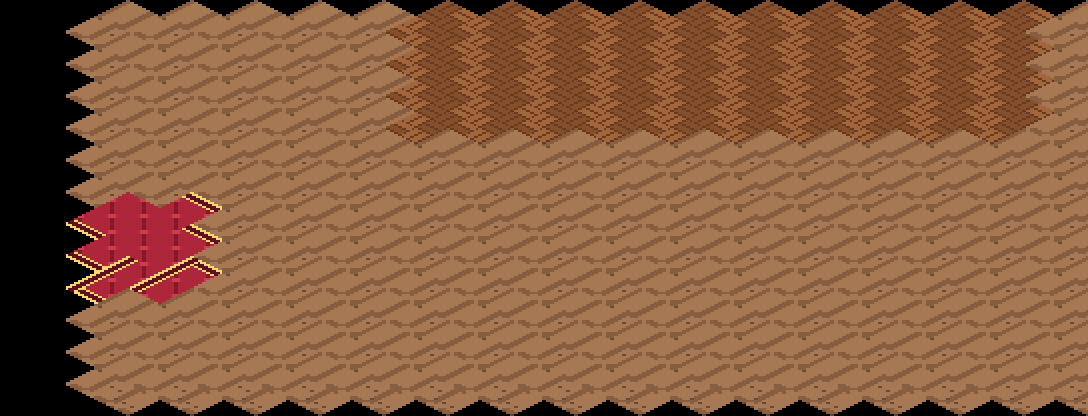

A level layout from a 2D game, rendered from its tile map. Below: a short description, then the map file with its tile-grid data intact:
An orthogonal 17x13 tile map with 64x32 px tiles, 1 tile layer (suelo).

<map version="1.10" orientation="orthogonal" renderorder="right-down" width="17" height="13" tilewidth="64" tileheight="32" infinite="0" nextlayerid="2" nextobjectid="1">
 <tileset firstgid="1" name="terreno_mundo" tilewidth="128" tileheight="64" tilecount="203" columns="8">
  <image source="../textures/../textures/terreno_mundo.png" width="1024" height="1664" />
  <tile id="197">
   <properties>
    <property name="collision" type="bool" value="true" />
   </properties>
  </tile>
 </tileset>
 <layer id="1" name="suelo" width="17" height="13">
  <data encoding="csv">
0,0,0,0,0,0,0,0,0,0,0,0,0,0,0,0,0,
0,167,167,167,167,167,198,198,198,198,198,198,198,198,198,198,167,
0,167,167,167,167,167,198,198,198,198,198,198,198,198,198,198,167,
0,167,167,167,167,167,198,198,198,198,198,198,198,198,198,198,167,
0,167,167,167,167,167,198,198,198,198,198,198,198,198,198,198,167,
0,167,167,167,167,167,167,167,167,167,167,167,167,167,167,167,167,
0,167,167,167,167,167,167,167,167,167,167,167,167,167,167,167,167,
0,175,177,167,167,167,167,167,167,167,167,167,167,167,167,167,167,
0,171,172,167,167,167,167,167,167,167,167,167,167,167,167,167,167,
0,176,178,167,167,167,167,167,167,167,167,167,167,167,167,167,167,
0,167,167,167,167,167,167,167,167,167,167,167,167,167,167,167,167,
0,167,167,167,167,167,167,167,167,167,167,167,167,167,167,167,167,
0,167,167,167,167,167,167,167,167,167,167,167,167,167,167,167,167
</data>
 </layer>
</map>
